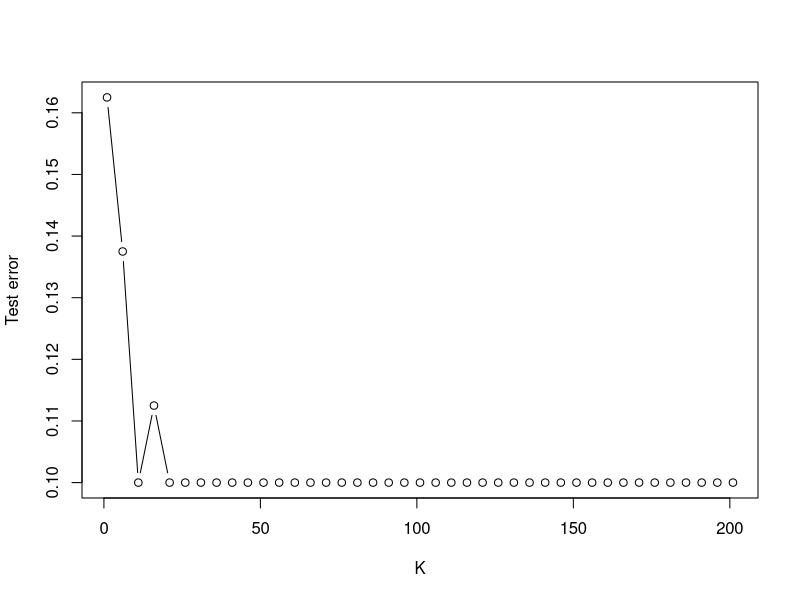
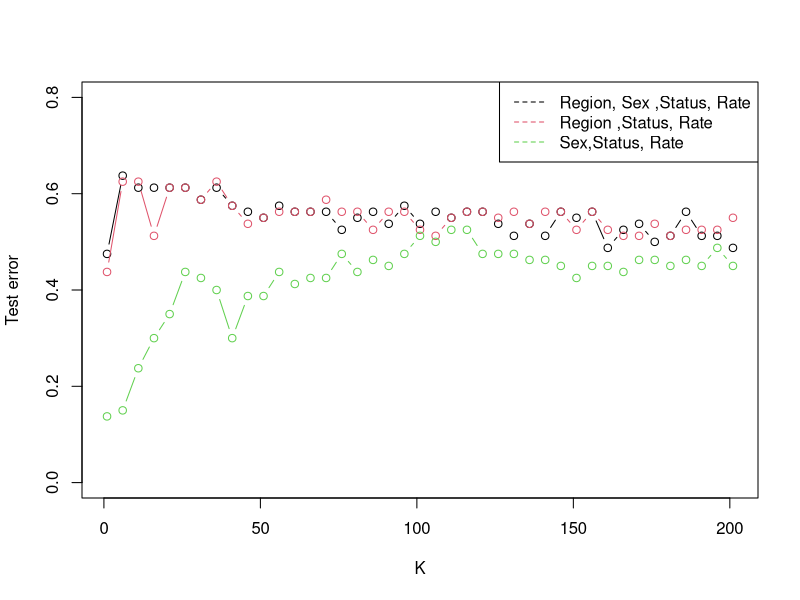

Source code (R) for these figures, in order:
library(lattice)
library(dplyr)
library(stringr)
library(class)


# Change Status and sex into binary values
USRegionalMortality$Status =  ifelse(USRegionalMortality$Status == "Urban", 1, 0)
USRegionalMortality$Sex =  ifelse(USRegionalMortality$Sex == "Male", 1, 0)

USRegionalMortality$SE <- NULL

# change mortality cause into numerical categories

USRegionalMortality$Cause = case_when(
  USRegionalMortality$Cause == "Heart disease" ~ 1,
  
  TRUE ~  0
)

#change region into numerical categories

USRegionalMortality$Region = case_when(
  USRegionalMortality$Region == "HHS Region 01" ~ 1000000000,
  USRegionalMortality$Region == "HHS Region 02" ~ 0100000000,
  USRegionalMortality$Region == "HHS Region 03" ~ 0010000000,
  USRegionalMortality$Region == "HHS Region 04" ~ 0001000000,
  USRegionalMortality$Region == "HHS Region 05" ~ 0000100000,
  USRegionalMortality$Region == "HHS Region 06" ~ 0000010000,
  USRegionalMortality$Region == "HHS Region 07" ~ 0000001000,
  USRegionalMortality$Region == "HHS Region 08" ~ 0000000100,
  USRegionalMortality$Region == "HHS Region 09" ~ 0000000010,
  USRegionalMortality$Region == "HHS Region 10" ~ 0000000001
)

USRegionalMortality


set.seed(1)
n <- nrow(USRegionalMortality)

#Split data into test/train 80 % train and 20 % test
train <- sample(1:n, 0.8*n)
test <- c(1:n)[-train]


X.train <- USRegionalMortality[train, c("Region","Sex","Status","Rate")]
y.train <- USRegionalMortality[train, "Cause"]
X.test <- USRegionalMortality[test, c("Region","Sex","Status","Rate")]
y.test <- USRegionalMortality[test, "Cause"]

set.seed(1)
knn.pred <- knn(train=X.train,
                test=X.test,
                cl = y.train,
                k=19)

mean(knn.pred != y.test)

### Now we can thoroughly compare KNN models with DIFFERENT Ks
K.set <- seq(1,201, by=5)
knn.test.err <- numeric(length(K.set))

set.seed(1)
for (j in 1:length(K.set)){
  knn.pred <- knn(train=X.train,
                  test=X.test,
                  cl=y.train,
                  k=K.set[j])
  knn.test.err[j] <- mean(knn.pred != y.test)
}

min(knn.test.err)
which.min(knn.test.err)
K.set[which.min(knn.test.err)]


plot(K.set, knn.test.err, 
     type='b',
     xlab="K",
     ylab="Test error")


## Selecting BOTH variable subset & K.

possible.subsets <- list()
possible.subsets[[1]] <- c("Region","Sex","Status","Rate")
possible.subsets[[2]] <- c("Region","Status","Rate")
possible.subsets[[3]] <- c("Sex","Status","Rate")

for (ind in 1:length(possible.subsets)){
  var.subset <- possible.subsets[[ind]] 
  X.train <- USRegionalMortality[train, var.subset]
  y.train <- USRegionalMortality[train, "Status"]
  
  X.test <- USRegionalMortality[test, var.subset]
  y.test <- USRegionalMortality[test, "Status"]
  
  K.set <- seq(1,201, by=5)
  knn.test.err <- numeric(length(K.set))
  
  set.seed(1)
  for (j in 1:length(K.set)){
    knn.pred <- knn(train=X.train,
                    test=X.test,
                    cl=y.train,
                    k=K.set[j])
    knn.test.err[j] <- mean(knn.pred != y.test)
  }
  
  if (ind == 1){
    plot(K.set, knn.test.err,
         type='b',
         xlab="K",
         ylab="Test error",
         ylim=c(0,0.80),
         col=1)
  }
  
  if (ind ==2 ){
    lines(K.set, knn.test.err,
          type='b',
          xlab="K",
          ylab="Test error",
          col=2)
  }
  
  if (ind ==3){
    lines(K.set, knn.test.err,
          type='b',
          xlab="K",
          ylab="Test error",
          col=3)
  }
}


legend("topright",
       legend = c("Region, Sex ,Status, Rate",
                  "Region ,Status, Rate",
                  "Sex,Status, Rate"),
       col=c(1:4),
       lty=2)
